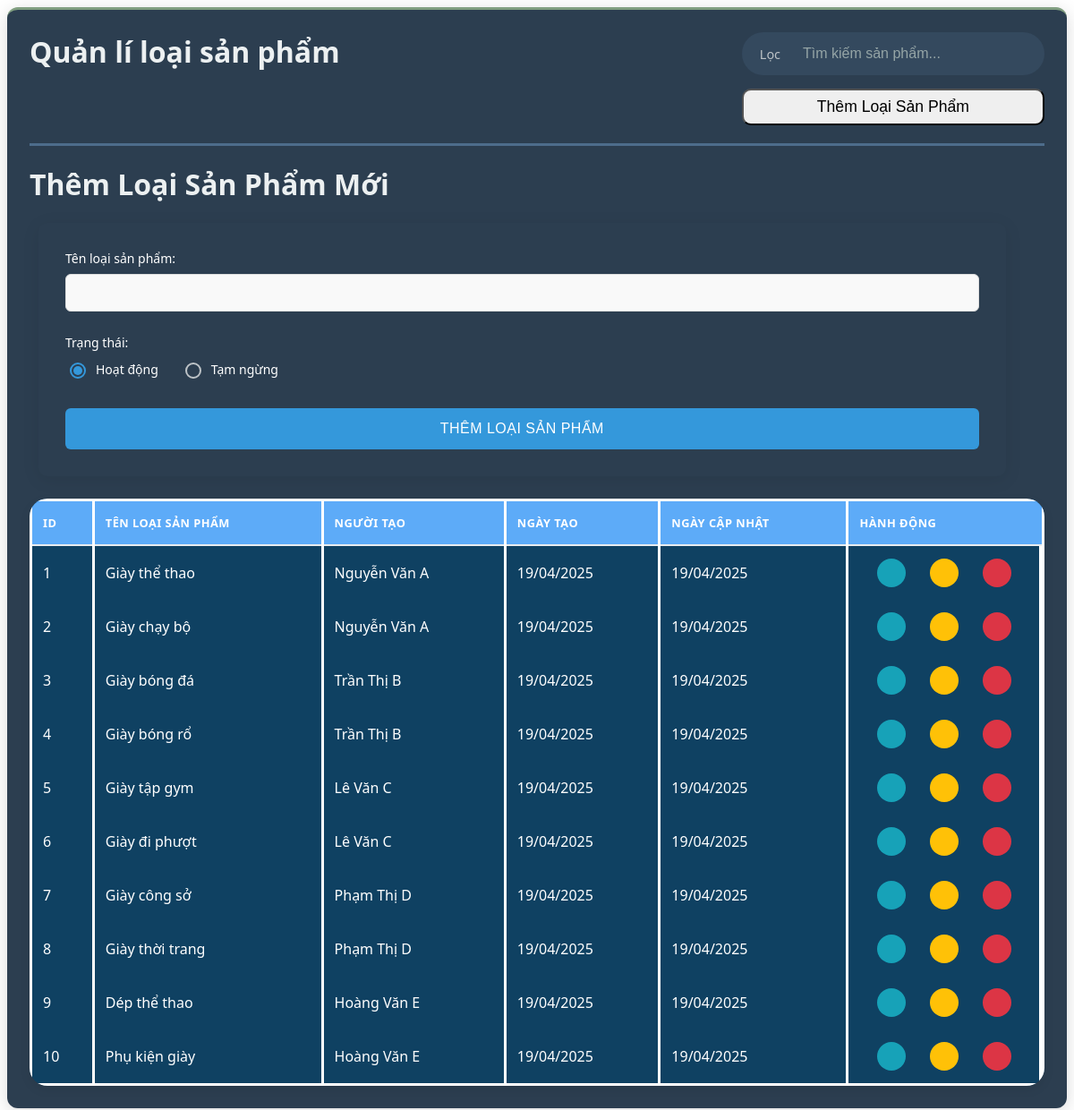
Screenshot of /admin/dashboard/dashboard_typeproducts.php with the database file from the repository.
### tables this page shows
CREATE TABLE type_product
(
  id INT NOT NULL AUTO_INCREMENT,
  name VARCHAR(100) NOT NULL,
  id_admin INT NOT NULL,
  is_active INT NOT NULL DEFAULT 1,
  created_at TIMESTAMP DEFAULT CURRENT_TIMESTAMP,
  updated_at TIMESTAMP DEFAULT CURRENT_TIMESTAMP ON UPDATE CURRENT_TIMESTAMP,
  PRIMARY KEY (id),
  FOREIGN KEY (id_admin) REFERENCES admin(id) ON DELETE CASCADE
);

### database/database_sever.php (called while the page is built, shortened)
<?php
    class database_sever{
        private $host = 'localhost';
        private $username = 'root';
        private $password = '';
        public $conn = null;
        public function __construct($db_name="bangiay"){
            $this->db_name = $db_name;
        try {
            $this->conn = new PDO(
                'mysql:host=' . $this->host . ';dbname=' . $this->db_name,
                $this->username,
                $this->password
            );
            $this->conn->setAttribute(PDO::ATTR_ERRMODE, PDO::ERRMODE_EXCEPTION);
            $this->conn->setAttribute(PDO::ATTR_DEFAULT_FETCH_MODE, PDO::FETCH_ASSOC);
            $this->conn->setAttribute(PDO::ATTR_EMULATE_PREPARES, false);
        } catch(PDOException $e) {
            error_log("Connection Error: " . $e->getMessage());
            throw new Exception("Database connection failed");
        }
        }
        public function view_table($string_query,$param=[]){
            try{
                $this->stmt = $this->conn->prepare($string_query);
                $this->stmt->execute($param);
                return $this->stmt->fetchAll();
            } catch(PDOException $e) {
                echo "Lỗi: " . $e->getMessage();
            }
        }
    }
?>

### dao/TypeProductDao.php (called while the page is built, shortened)
<?php
require_once __DIR__ . '/../DTO/TypeProduct.php';
require_once __DIR__ . '/../database/database_sever.php';
class TypeProductDao {
    private $db;
    public function __construct() {
        $this->db = new database_sever();
    }
    public function view_all() {
        $sql = "SELECT * FROM type_product";
        $results = $this->db->view_table($sql);
        $types = [];
        foreach ($results as $row) {
            $types[] = new TypeProductDTO($row);
        }
        return $types;
    }
}
?>
<?php $table_typeproduct = new TypeProductDao();?>

### DTO/TypeProduct.php (called while the page is built, shortened)
<?php
    class TypeProductDTO {
        public function __construct($data) {
            $this->id = $data['id'] ?? null;
            $this->name = $data['name'] ?? '';
            $this->id_admin = $data['id_admin'] ?? null;
            $this->created_at = $data['created_at'] ?? null;
            $this->updated_at = $data['updated_at'] ?? null;
        }
    }
?>

### dao/AdminDao.php (called while the page is built, shortened)
<?php
require_once __DIR__ . '/../DTO/AdminDTO.php';
require_once __DIR__ . '/../database/database_sever.php';
class AdminDao {
    private $db;
    public function __construct() {
        $this->db = new database_sever();
    }
    public function get_by_id($id) {
        $sql = "SELECT * FROM admin WHERE id = :id";
        $params = ['id' => $id];
        $result = $this->db->view_table($sql, $params);
        if (!empty($result)) {
            return new AdminDTO($result[0]);
        }
        return null;
    }
}
?>

### DTO/AdminDTO.php (called while the page is built, shortened)
<?php
class AdminDTO {
    public function __construct($data) {
        $this->name = $data['name'] ?? '';
    }
}
?>

### admin/dashboard/table/typeproduct_management.php (the view, shortened to what this page needs)
<?php
require_once __DIR__ . "/../../../dao/TypeProductDao.php";
$typeProducts = $table_typeproduct->view_all();
?>
<link rel="stylesheet" href="css/admin_style/dashboard/table_main.css">
<div class=" type-product-management object-management active">
    <table class="data-table">
        <thead>
            <tr>
                <th>ID</th>
                <th>Tên loại sản phẩm</th>
                <th>Người tạo</th>
                <th>Ngày tạo</th>
                <th>Ngày cập nhật</th>
                <th>Hành động</th>
            </tr>
        </thead>
        <tbody>
            <?php foreach ($typeProducts as $type): ?>
                <tr>
                    <td><?= $type->id ?></td>
                    <td>
                        <div class="type-name">
                            <?= htmlspecialchars($type->name) ?>
                        </div>
                    </td>
                    <td>
                        <?php
                        require_once __DIR__."/../../../dao/AdminDao.php";
                        $temp_admin = new AdminDao();
                        $adminName = $temp_admin->get_by_id($type->id_admin)->name;
                        echo $adminName ?? 'Unknown';
                        ?>
                    </td>
                    <td><?= date('d/m/Y', strtotime($type->created_at)) ?></td>
                    <td><?= $type->updated_at ? date('d/m/Y', strtotime($type->updated_at)) : 'Chưa cập nhật' ?></td>
                    <td class=' row button-update'>
                        <button class='action-btn view-btn' data-action='view-typeproduct' data-id='<?= $type->id ?>'>
                        </button>
                        <button class='action-btn edit-btn' data-action='update-typeproduct' data-id='<?= $type->id ?>'>
                        </button>
                        <button class='action-btn delete-btn' data-action='delete-typeproduct' data-id='<?= $type->id ?>'>
                        </button>
                    </td>
                </tr>
            <?php endforeach; ?>
        </tbody>
    </table>
</div>

### css/admin_style/dashboard/table_main.css (style rules this page uses)
.object-management { background: #0f4162; margin-top: 25px; border-radius: 20px; box-shadow: 0 4px 12px rgba(0, 0, 0, 0.08); overflow-x: auto; }
.data-table { width: 100%; color: white; border-collapse: collapse; border-radius: 20px; border: 3px white solid; font-family: 'Segoe UI', Tahoma, Geneva, Verdana, sans-serif; }
.data-table thead { background-color: #5dabf8; border-bottom: 2px solid #e9ecef; }
.data-table th { padding: 15px 12px; text-align: left; font-weight: 600; text-transform: uppercase; font-size: 0.8rem; letter-spacing: 0.5px; border-right: 3px white solid; }
.data-table tbody tr { transition: all 0.2s ease; }
.data-table td { padding: 14px 12px; vertical-align:middle; border-right: 3px white solid; }
.button-update { display: flex; gap: 8px; justify-content:space-evenly; }
.action-btn { width: 32px; height: 32px; border-radius: 50%; display: flex; align-items: center; justify-content: center; border: none; cursor: pointer; transition: all 0.2s ease; font-size: 16px; }
.view-btn { background-color: #17a2b8; }
.edit-btn { background-color: #ffc107; }
.delete-btn { background-color: #dc3545; }

### rows the page displays
type_product: id "1", name "Giày thể thao", id_admin.name "Nguyễn Văn A", created_at "19/04/2025", updated_at "19/04/2025"
type_product: id "2", name "Giày chạy bộ", id_admin.name "Nguyễn Văn A", created_at "19/04/2025", updated_at "19/04/2025"
type_product: id "3", name "Giày bóng đá", id_admin.name "Trần Thị B", created_at "19/04/2025", updated_at "19/04/2025"
type_product: id "4", name "Giày bóng rổ", id_admin.name "Trần Thị B", created_at "19/04/2025", updated_at "19/04/2025"
type_product: id "5", name "Giày tập gym", id_admin.name "Lê Văn C", created_at "19/04/2025", updated_at "19/04/2025"
type_product: id "6", name "Giày đi phượt", id_admin.name "Lê Văn C", created_at "19/04/2025", updated_at "19/04/2025"
type_product: id "7", name "Giày công sở", id_admin.name "Phạm Thị D", created_at "19/04/2025", updated_at "19/04/2025"
type_product: id "8", name "Giày thời trang", id_admin.name "Phạm Thị D", created_at "19/04/2025", updated_at "19/04/2025"
type_product: id "9", name "Dép thể thao", id_admin.name "Hoàng Văn E", created_at "19/04/2025", updated_at "19/04/2025"
type_product: id "10", name "Phụ kiện giày", id_admin.name "Hoàng Văn E", created_at "19/04/2025", updated_at "19/04/2025"
